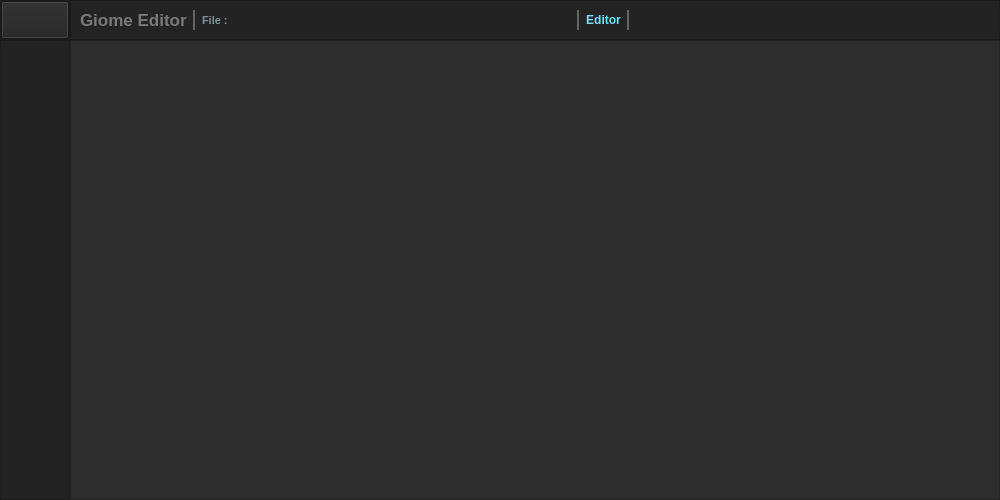
<?xml version="1.0" encoding="UTF-8"?>
<ui version="4.0">
 <class>MainWindow</class>
 <widget class="QMainWindow" name="MainWindow">
  <property name="geometry">
   <rect>
    <x>0</x>
    <y>0</y>
    <width>1000</width>
    <height>500</height>
   </rect>
  </property>
  <property name="minimumSize">
   <size>
    <width>1000</width>
    <height>500</height>
   </size>
  </property>
  <property name="windowTitle">
   <string>MainWindow</string>
  </property>
  <property name="styleSheet">
   <string notr="true">background-color: rgb(45, 45, 45);</string>
  </property>
  <widget class="QWidget" name="centralwidget">
   <layout class="QVBoxLayout" name="verticalLayout">
    <property name="spacing">
     <number>0</number>
    </property>
    <property name="leftMargin">
     <number>0</number>
    </property>
    <property name="topMargin">
     <number>0</number>
    </property>
    <property name="rightMargin">
     <number>0</number>
    </property>
    <property name="bottomMargin">
     <number>0</number>
    </property>
    <item>
     <widget class="QFrame" name="Top_Bar">
      <property name="maximumSize">
       <size>
        <width>16777215</width>
        <height>40</height>
       </size>
      </property>
      <property name="styleSheet">
       <string notr="true">background-color: rgb(35, 35, 35);</string>
      </property>
      <property name="frameShape">
       <enum>QFrame::NoFrame</enum>
      </property>
      <property name="frameShadow">
       <enum>QFrame::Raised</enum>
      </property>
      <layout class="QHBoxLayout" name="horizontalLayout">
       <property name="spacing">
        <number>0</number>
       </property>
       <property name="leftMargin">
        <number>0</number>
       </property>
       <property name="topMargin">
        <number>0</number>
       </property>
       <property name="rightMargin">
        <number>0</number>
       </property>
       <property name="bottomMargin">
        <number>0</number>
       </property>
       <item>
        <widget class="QFrame" name="frame_toggle">
         <property name="maximumSize">
          <size>
           <width>70</width>
           <height>40</height>
          </size>
         </property>
         <property name="styleSheet">
          <string notr="true"/>
         </property>
         <property name="frameShape">
          <enum>QFrame::StyledPanel</enum>
         </property>
         <property name="frameShadow">
          <enum>QFrame::Raised</enum>
         </property>
         <layout class="QVBoxLayout" name="verticalLayout_2">
          <property name="spacing">
           <number>0</number>
          </property>
          <property name="leftMargin">
           <number>0</number>
          </property>
          <property name="topMargin">
           <number>0</number>
          </property>
          <property name="rightMargin">
           <number>0</number>
          </property>
          <property name="bottomMargin">
           <number>0</number>
          </property>
          <item>
           <widget class="QPushButton" name="Btn_Toggle">
            <property name="sizePolicy">
             <sizepolicy hsizetype="Expanding" vsizetype="Expanding">
              <horstretch>0</horstretch>
              <verstretch>0</verstretch>
             </sizepolicy>
            </property>
            <property name="styleSheet">
             <string notr="true">QPushButton {
	color: rgb(255, 255, 255);
	background-color: rgb(35, 35, 35);
	border: 0px solid;
}
QPushButton:hover {
	background-color: rgb(89, 89, 89);
}

rgb(89, 89, 89)
(85, 170, 255);</string>
            </property>
            <property name="text">
             <string/>
            </property>
            <property name="icon">
             <iconset resource="files.qrc">
              <normaloff>:/24x24/icons/24x24/cil-menu.png</normaloff>:/24x24/icons/24x24/cil-menu.png</iconset>
            </property>
            <property name="iconSize">
             <size>
              <width>24</width>
              <height>24</height>
             </size>
            </property>
           </widget>
          </item>
         </layout>
        </widget>
       </item>
       <item>
        <widget class="QFrame" name="frame_top">
         <property name="frameShape">
          <enum>QFrame::StyledPanel</enum>
         </property>
         <property name="frameShadow">
          <enum>QFrame::Raised</enum>
         </property>
         <layout class="QHBoxLayout" name="horizontalLayout_3">
          <item>
           <widget class="QLabel" name="lbl_app_name">
            <property name="font">
             <font>
              <pointsize>13</pointsize>
              <bold>true</bold>
              <underline>false</underline>
             </font>
            </property>
            <property name="styleSheet">
             <string notr="true">color: rgb(121, 121, 121);</string>
            </property>
            <property name="text">
             <string>Giome Editor</string>
            </property>
            <property name="alignment">
             <set>Qt::AlignLeading|Qt::AlignLeft|Qt::AlignVCenter</set>
            </property>
            <property name="textInteractionFlags">
             <set>Qt::NoTextInteraction</set>
            </property>
           </widget>
          </item>
          <item>
           <widget class="Line" name="line_2">
            <property name="styleSheet">
             <string notr="true">color: rgb(100, 100, 100);</string>
            </property>
            <property name="frameShadow">
             <enum>QFrame::Plain</enum>
            </property>
            <property name="lineWidth">
             <number>2</number>
            </property>
            <property name="orientation">
             <enum>Qt::Vertical</enum>
            </property>
           </widget>
          </item>
          <item>
           <widget class="QLabel" name="lbl_fileName">
            <property name="font">
             <font>
              <pointsize>8</pointsize>
              <bold>true</bold>
              <stylestrategy>PreferAntialias</stylestrategy>
              <kerning>true</kerning>
             </font>
            </property>
            <property name="styleSheet">
             <string notr="true">color: rgb(119, 150, 147);</string>
            </property>
            <property name="text">
             <string>File :</string>
            </property>
           </widget>
          </item>
          <item>
           <spacer name="horizontalSpacer">
            <property name="orientation">
             <enum>Qt::Horizontal</enum>
            </property>
            <property name="sizeHint" stdset="0">
             <size>
              <width>40</width>
              <height>20</height>
             </size>
            </property>
           </spacer>
          </item>
          <item>
           <widget class="Line" name="line_3">
            <property name="styleSheet">
             <string notr="true">color: rgb(100, 100, 100);</string>
            </property>
            <property name="frameShadow">
             <enum>QFrame::Plain</enum>
            </property>
            <property name="lineWidth">
             <number>2</number>
            </property>
            <property name="orientation">
             <enum>Qt::Vertical</enum>
            </property>
           </widget>
          </item>
          <item>
           <widget class="QLabel" name="lbl_namePage">
            <property name="font">
             <font>
              <pointsize>9</pointsize>
              <bold>true</bold>
             </font>
            </property>
            <property name="styleSheet">
             <string notr="true">color: rgb(107, 228, 255)</string>
            </property>
            <property name="text">
             <string>Editor</string>
            </property>
            <property name="alignment">
             <set>Qt::AlignCenter</set>
            </property>
            <property name="textInteractionFlags">
             <set>Qt::NoTextInteraction</set>
            </property>
           </widget>
          </item>
          <item>
           <widget class="Line" name="line">
            <property name="styleSheet">
             <string notr="true">color: rgb(100, 100, 100);</string>
            </property>
            <property name="frameShadow">
             <enum>QFrame::Plain</enum>
            </property>
            <property name="lineWidth">
             <number>2</number>
            </property>
            <property name="orientation">
             <enum>Qt::Vertical</enum>
            </property>
           </widget>
          </item>
          <item>
           <layout class="QHBoxLayout" name="lyt_shortCut">
            <item>
             <widget class="QPushButton" name="btn_undo">
              <property name="styleSheet">
               <string notr="true">QPushButton {
	color: rgb(255, 255, 255);
	background-color: rgb(35, 35, 35);
	border: 1px solid;
	border-color: rgb(35, 35, 35);
}
QPushButton:hover {
	background-color: rgb(89, 89, 89);
}</string>
              </property>
              <property name="text">
               <string/>
              </property>
              <property name="icon">
               <iconset resource="files.qrc">
                <normaloff>:/16x16/icons/16x16/cil-action-undo.png</normaloff>:/16x16/icons/16x16/cil-action-undo.png</iconset>
              </property>
              <property name="shortcut">
               <string>Ctrl+Z</string>
              </property>
             </widget>
            </item>
            <item>
             <widget class="QPushButton" name="btn_redo">
              <property name="styleSheet">
               <string notr="true">QPushButton {
	color: rgb(255, 255, 255);
	background-color: rgb(35, 35, 35);
	border: 1px solid;
	border-color: rgb(35, 35, 35);
}
QPushButton:hover {
	background-color: rgb(89, 89, 89);
}</string>
              </property>
              <property name="text">
               <string/>
              </property>
              <property name="icon">
               <iconset resource="files.qrc">
                <normaloff>:/16x16/icons/16x16/cil-action-redo.png</normaloff>:/16x16/icons/16x16/cil-action-redo.png</iconset>
              </property>
              <property name="shortcut">
               <string>Ctrl+Shift+Z</string>
              </property>
             </widget>
            </item>
            <item>
             <widget class="QPushButton" name="btn_print">
              <property name="styleSheet">
               <string notr="true">QPushButton {
	color: rgb(255, 255, 255);
	background-color: rgb(35, 35, 35);
	border: 1px solid;
	border-color: rgb(35, 35, 35);
}
QPushButton:hover {
	background-color: rgb(89, 89, 89);
}</string>
              </property>
              <property name="text">
               <string/>
              </property>
              <property name="icon">
               <iconset resource="files.qrc">
                <normaloff>:/16x16/icons/16x16/cil-print.png</normaloff>:/16x16/icons/16x16/cil-print.png</iconset>
              </property>
              <property name="shortcut">
               <string>Ctrl+P</string>
              </property>
             </widget>
            </item>
            <item>
             <widget class="QPushButton" name="btn_save">
              <property name="styleSheet">
               <string notr="true">QPushButton {
	color: rgb(255, 255, 255);
	background-color: rgb(35, 35, 35);
	border: 1px solid;
	border-color: rgb(35, 35, 35);
}
QPushButton:hover {
	background-color: rgb(89, 89, 89);
}</string>
              </property>
              <property name="text">
               <string/>
              </property>
              <property name="icon">
               <iconset resource="files.qrc">
                <normaloff>:/16x16/icons/16x16/cil-save.png</normaloff>:/16x16/icons/16x16/cil-save.png</iconset>
              </property>
              <property name="shortcut">
               <string>Ctrl+S</string>
              </property>
             </widget>
            </item>
            <item>
             <widget class="QPushButton" name="btn_copy">
              <property name="styleSheet">
               <string notr="true">QPushButton {
	color: rgb(255, 255, 255);
	background-color: rgb(35, 35, 35);
	border: 1px solid;
	border-color: rgb(35, 35, 35);
}
QPushButton:hover {
	background-color: rgb(89, 89, 89);
}</string>
              </property>
              <property name="text">
               <string/>
              </property>
              <property name="icon">
               <iconset resource="files.qrc">
                <normaloff>:/20x20/icons/20x20/cil-copy.png</normaloff>:/20x20/icons/20x20/cil-copy.png</iconset>
              </property>
              <property name="shortcut">
               <string>Ctrl+C</string>
              </property>
             </widget>
            </item>
            <item>
             <widget class="QPushButton" name="btn_cut">
              <property name="styleSheet">
               <string notr="true">QPushButton {
	color: rgb(255, 255, 255);
	background-color: rgb(35, 35, 35);
	border: 1px solid;
	border-color: rgb(35, 35, 35);
}
QPushButton:hover {
	background-color: rgb(89, 89, 89);
}</string>
              </property>
              <property name="text">
               <string/>
              </property>
              <property name="icon">
               <iconset resource="files.qrc">
                <normaloff>:/16x16/icons/16x16/cil-cut.png</normaloff>:/16x16/icons/16x16/cil-cut.png</iconset>
              </property>
              <property name="shortcut">
               <string>Ctrl+X</string>
              </property>
             </widget>
            </item>
            <item>
             <widget class="QPushButton" name="btn_find">
              <property name="styleSheet">
               <string notr="true">QPushButton {
	color: rgb(255, 255, 255);
	background-color: rgb(35, 35, 35);
	border: 1px solid;
	border-color: rgb(35, 35, 35);
}
QPushButton:hover {
	background-color: rgb(89, 89, 89);
}</string>
              </property>
              <property name="text">
               <string/>
              </property>
              <property name="icon">
               <iconset resource="files.qrc">
                <normaloff>:/16x16/icons/16x16/cil-find-in-page.png</normaloff>:/16x16/icons/16x16/cil-find-in-page.png</iconset>
              </property>
              <property name="shortcut">
               <string>Ctrl+F</string>
              </property>
             </widget>
            </item>
            <item>
             <widget class="QPushButton" name="btn_zoomIn">
              <property name="styleSheet">
               <string notr="true">QPushButton {
	color: rgb(255, 255, 255);
	background-color: rgb(35, 35, 35);
	border: 1px solid;
	border-color: rgb(35, 35, 35);
}
QPushButton:hover {
	background-color: rgb(89, 89, 89);
}</string>
              </property>
              <property name="text">
               <string/>
              </property>
              <property name="icon">
               <iconset resource="files.qrc">
                <normaloff>:/16x16/icons/16x16/cil-zoom-in.png</normaloff>:/16x16/icons/16x16/cil-zoom-in.png</iconset>
              </property>
              <property name="shortcut">
               <string>Ctrl++</string>
              </property>
             </widget>
            </item>
            <item>
             <widget class="QPushButton" name="btn_zoomOut">
              <property name="styleSheet">
               <string notr="true">QPushButton {
	color: rgb(255, 255, 255);
	background-color: rgb(35, 35, 35);
	border: 1px solid;
	border-color: rgb(35, 35, 35);
}
QPushButton:hover {
	background-color: rgb(89, 89, 89);
}</string>
              </property>
              <property name="text">
               <string/>
              </property>
              <property name="icon">
               <iconset resource="files.qrc">
                <normaloff>:/16x16/icons/16x16/cil-zoom-out.png</normaloff>:/16x16/icons/16x16/cil-zoom-out.png</iconset>
              </property>
              <property name="shortcut">
               <string>Ctrl+-</string>
              </property>
             </widget>
            </item>
           </layout>
          </item>
         </layout>
        </widget>
       </item>
      </layout>
     </widget>
    </item>
    <item>
     <widget class="QFrame" name="Content">
      <property name="frameShape">
       <enum>QFrame::NoFrame</enum>
      </property>
      <property name="frameShadow">
       <enum>QFrame::Raised</enum>
      </property>
      <layout class="QHBoxLayout" name="horizontalLayout_2">
       <property name="spacing">
        <number>0</number>
       </property>
       <property name="leftMargin">
        <number>0</number>
       </property>
       <property name="topMargin">
        <number>0</number>
       </property>
       <property name="rightMargin">
        <number>0</number>
       </property>
       <property name="bottomMargin">
        <number>0</number>
       </property>
       <item>
        <widget class="QFrame" name="frame_left_menu">
         <property name="minimumSize">
          <size>
           <width>70</width>
           <height>0</height>
          </size>
         </property>
         <property name="maximumSize">
          <size>
           <width>70</width>
           <height>16777215</height>
          </size>
         </property>
         <property name="styleSheet">
          <string notr="true">background-color: rgb(35, 35, 35);</string>
         </property>
         <property name="frameShape">
          <enum>QFrame::StyledPanel</enum>
         </property>
         <property name="frameShadow">
          <enum>QFrame::Raised</enum>
         </property>
         <layout class="QVBoxLayout" name="verticalLayout_3">
          <property name="leftMargin">
           <number>3</number>
          </property>
          <property name="topMargin">
           <number>3</number>
          </property>
          <property name="rightMargin">
           <number>3</number>
          </property>
          <property name="bottomMargin">
           <number>3</number>
          </property>
          <item>
           <widget class="QPushButton" name="btn_editor">
            <property name="minimumSize">
             <size>
              <width>0</width>
              <height>40</height>
             </size>
            </property>
            <property name="font">
             <font>
              <bold>true</bold>
              <underline>false</underline>
             </font>
            </property>
            <property name="styleSheet">
             <string notr="true">QPushButton {
	color: rgb(255, 255, 255);
	background-color: rgb(35, 35, 35);
	border: 0px solid;
}
QPushButton:hover {
	background-color: rgb(89, 89, 89);
}</string>
            </property>
            <property name="text">
             <string/>
            </property>
            <property name="icon">
             <iconset resource="files.qrc">
              <normaloff>:/20x20/icons/20x20/cil-terminal.png</normaloff>:/20x20/icons/20x20/cil-terminal.png</iconset>
            </property>
            <property name="iconSize">
             <size>
              <width>20</width>
              <height>20</height>
             </size>
            </property>
            <property name="shortcut">
             <string>Ctrl+Shift+E</string>
            </property>
           </widget>
          </item>
          <item>
           <spacer name="verticalSpacer">
            <property name="orientation">
             <enum>Qt::Vertical</enum>
            </property>
            <property name="sizeType">
             <enum>QSizePolicy::MinimumExpanding</enum>
            </property>
            <property name="sizeHint" stdset="0">
             <size>
              <width>20</width>
              <height>40</height>
             </size>
            </property>
           </spacer>
          </item>
          <item alignment="Qt::AlignTop">
           <widget class="QFrame" name="frame_top_menus">
            <property name="frameShape">
             <enum>QFrame::NoFrame</enum>
            </property>
            <property name="frameShadow">
             <enum>QFrame::Raised</enum>
            </property>
            <layout class="QVBoxLayout" name="verticalLayout_4">
             <property name="spacing">
              <number>0</number>
             </property>
             <property name="leftMargin">
              <number>0</number>
             </property>
             <property name="topMargin">
              <number>0</number>
             </property>
             <property name="rightMargin">
              <number>0</number>
             </property>
             <property name="bottomMargin">
              <number>0</number>
             </property>
             <item>
              <widget class="QPushButton" name="btn_new">
               <property name="minimumSize">
                <size>
                 <width>0</width>
                 <height>40</height>
                </size>
               </property>
               <property name="font">
                <font>
                 <bold>true</bold>
                 <underline>false</underline>
                </font>
               </property>
               <property name="styleSheet">
                <string notr="true">QPushButton {
	color: rgb(255, 255, 255);
	background-color: rgb(35, 35, 35);
	border: 0px solid;
}
QPushButton:hover {
	background-color: rgb(89, 89, 89);
}</string>
               </property>
               <property name="text">
                <string/>
               </property>
               <property name="icon">
                <iconset resource="files.qrc">
                 <normaloff>:/20x20/icons/20x20/cil-file.png</normaloff>:/20x20/icons/20x20/cil-file.png</iconset>
               </property>
               <property name="iconSize">
                <size>
                 <width>20</width>
                 <height>20</height>
                </size>
               </property>
               <property name="shortcut">
                <string>Ctrl+N</string>
               </property>
              </widget>
             </item>
             <item>
              <widget class="QPushButton" name="btn_open">
               <property name="minimumSize">
                <size>
                 <width>0</width>
                 <height>40</height>
                </size>
               </property>
               <property name="font">
                <font>
                 <bold>true</bold>
                 <underline>false</underline>
                </font>
               </property>
               <property name="styleSheet">
                <string notr="true">QPushButton {
	color: rgb(255, 255, 255);
	background-color: rgb(35, 35, 35);
	border: 0px solid;
}
QPushButton:hover {
	background-color: rgb(89, 89, 89);
}</string>
               </property>
               <property name="text">
                <string/>
               </property>
               <property name="icon">
                <iconset resource="files.qrc">
                 <normaloff>:/20x20/icons/20x20/cil-folder-open.png</normaloff>:/20x20/icons/20x20/cil-folder-open.png</iconset>
               </property>
               <property name="iconSize">
                <size>
                 <width>20</width>
                 <height>20</height>
                </size>
               </property>
               <property name="shortcut">
                <string>Ctrl+O</string>
               </property>
              </widget>
             </item>
             <item>
              <widget class="QPushButton" name="btn_save_as">
               <property name="minimumSize">
                <size>
                 <width>0</width>
                 <height>40</height>
                </size>
               </property>
               <property name="font">
                <font>
                 <bold>true</bold>
                 <underline>false</underline>
                </font>
               </property>
               <property name="styleSheet">
                <string notr="true">QPushButton {
	color: rgb(255, 255, 255);
	background-color: rgb(35, 35, 35);
	border: 0px solid;
}
QPushButton:hover {
	background-color: rgb(89, 89, 89);
}</string>
               </property>
               <property name="text">
                <string/>
               </property>
               <property name="icon">
                <iconset resource="files.qrc">
                 <normaloff>:/20x20/icons/20x20/cil-save.png</normaloff>:/20x20/icons/20x20/cil-save.png</iconset>
               </property>
               <property name="iconSize">
                <size>
                 <width>20</width>
                 <height>20</height>
                </size>
               </property>
               <property name="shortcut">
                <string>Ctrl+Shift+S</string>
               </property>
              </widget>
             </item>
            </layout>
           </widget>
          </item>
          <item>
           <spacer name="verticalSpacer_bottem">
            <property name="orientation">
             <enum>Qt::Vertical</enum>
            </property>
            <property name="sizeHint" stdset="0">
             <size>
              <width>20</width>
              <height>40</height>
             </size>
            </property>
           </spacer>
          </item>
          <item>
           <widget class="QPushButton" name="btn_setting">
            <property name="minimumSize">
             <size>
              <width>0</width>
              <height>40</height>
             </size>
            </property>
            <property name="font">
             <font>
              <bold>true</bold>
              <underline>false</underline>
             </font>
            </property>
            <property name="styleSheet">
             <string notr="true">QPushButton {
	color: rgb(255, 255, 255);
	background-color: rgb(35, 35, 35);
	border: 0px solid;
}
QPushButton:hover {
	background-color: rgb(89, 89, 89);
}</string>
            </property>
            <property name="text">
             <string/>
            </property>
            <property name="icon">
             <iconset resource="files.qrc">
              <normaloff>:/20x20/icons/20x20/cil-settings.png</normaloff>:/20x20/icons/20x20/cil-settings.png</iconset>
            </property>
            <property name="iconSize">
             <size>
              <width>20</width>
              <height>20</height>
             </size>
            </property>
           </widget>
          </item>
         </layout>
        </widget>
       </item>
       <item>
        <widget class="QFrame" name="frame_pages">
         <property name="frameShape">
          <enum>QFrame::StyledPanel</enum>
         </property>
         <property name="frameShadow">
          <enum>QFrame::Raised</enum>
         </property>
         <layout class="QVBoxLayout" name="verticalLayout_5">
          <property name="spacing">
           <number>0</number>
          </property>
          <property name="leftMargin">
           <number>0</number>
          </property>
          <property name="topMargin">
           <number>0</number>
          </property>
          <property name="rightMargin">
           <number>0</number>
          </property>
          <property name="bottomMargin">
           <number>0</number>
          </property>
          <item>
           <widget class="QStackedWidget" name="stackedWidget">
            <property name="frameShape">
             <enum>QFrame::NoFrame</enum>
            </property>
            <property name="currentIndex">
             <number>0</number>
            </property>
            <widget class="QWidget" name="page_editor">
             <layout class="QVBoxLayout" name="verticalLayout_7">
              <property name="spacing">
               <number>0</number>
              </property>
              <property name="leftMargin">
               <number>0</number>
              </property>
              <property name="topMargin">
               <number>0</number>
              </property>
              <property name="rightMargin">
               <number>0</number>
              </property>
              <property name="bottomMargin">
               <number>0</number>
              </property>
              <item>
               <layout class="QVBoxLayout" name="lyt_eBase" stretch="0,0">
                <property name="spacing">
                 <number>1</number>
                </property>
                <item>
                 <layout class="QHBoxLayout" name="lyt_eEditor">
                  <property name="spacing">
                   <number>2</number>
                  </property>
                  <item>
                   <widget class="Line" name="line_4">
                    <property name="styleSheet">
                     <string notr="true">color: rgb(100, 100, 100);</string>
                    </property>
                    <property name="frameShadow">
                     <enum>QFrame::Plain</enum>
                    </property>
                    <property name="lineWidth">
                     <number>3</number>
                    </property>
                    <property name="orientation">
                     <enum>Qt::Vertical</enum>
                    </property>
                   </widget>
                  </item>
                  <item>
                   <layout class="QHBoxLayout" name="lyt_eCenter">
                    <property name="sizeConstraint">
                     <enum>QLayout::SetMaximumSize</enum>
                    </property>
                   </layout>
                  </item>
                  <item>
                   <layout class="QVBoxLayout" name="lyt_eRight">
                    <property name="spacing">
                     <number>0</number>
                    </property>
                    <property name="sizeConstraint">
                     <enum>QLayout::SetMinimumSize</enum>
                    </property>
                   </layout>
                  </item>
                 </layout>
                </item>
                <item>
                 <layout class="QHBoxLayout" name="lyt_eBottom">
                  <property name="spacing">
                   <number>0</number>
                  </property>
                  <property name="sizeConstraint">
                   <enum>QLayout::SetMaximumSize</enum>
                  </property>
                 </layout>
                </item>
               </layout>
              </item>
             </layout>
            </widget>
            <widget class="QWidget" name="page_setting">
             <layout class="QVBoxLayout" name="verticalLayout_9">
              <item>
               <widget class="QLabel" name="lbl_page_setting">
                <property name="font">
                 <font>
                  <pointsize>40</pointsize>
                 </font>
                </property>
                <property name="styleSheet">
                 <string notr="true">color: #FFF;</string>
                </property>
                <property name="text">
                 <string>Setting</string>
                </property>
                <property name="alignment">
                 <set>Qt::AlignCenter</set>
                </property>
               </widget>
              </item>
             </layout>
            </widget>
           </widget>
          </item>
         </layout>
        </widget>
       </item>
      </layout>
     </widget>
    </item>
   </layout>
  </widget>
 </widget>
 <tabstops>
  <tabstop>Btn_Toggle</tabstop>
  <tabstop>btn_new</tabstop>
  <tabstop>btn_open</tabstop>
  <tabstop>btn_save_as</tabstop>
  <tabstop>btn_setting</tabstop>
 </tabstops>
 <resources>
  <include location="files.qrc"/>
 </resources>
 <connections/>
</ui>
